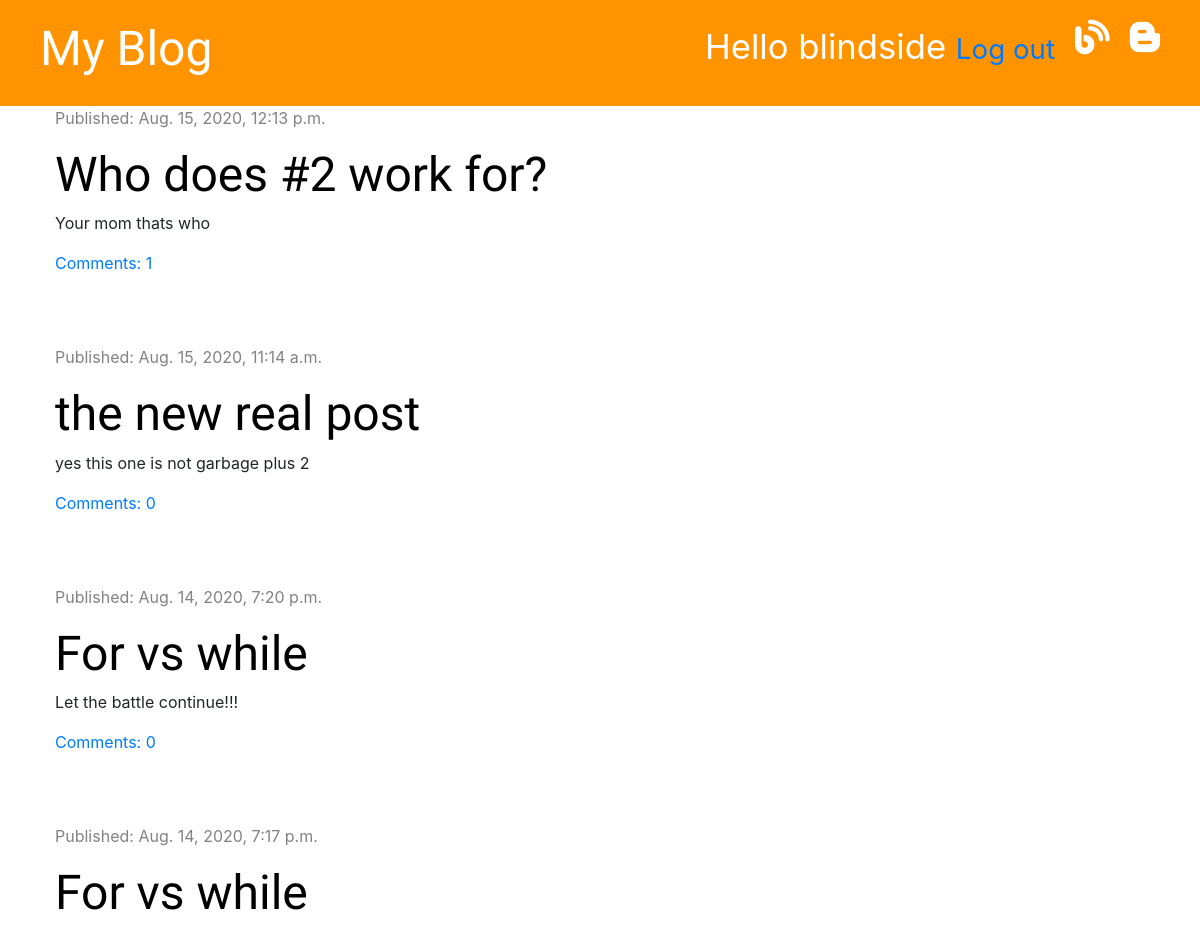
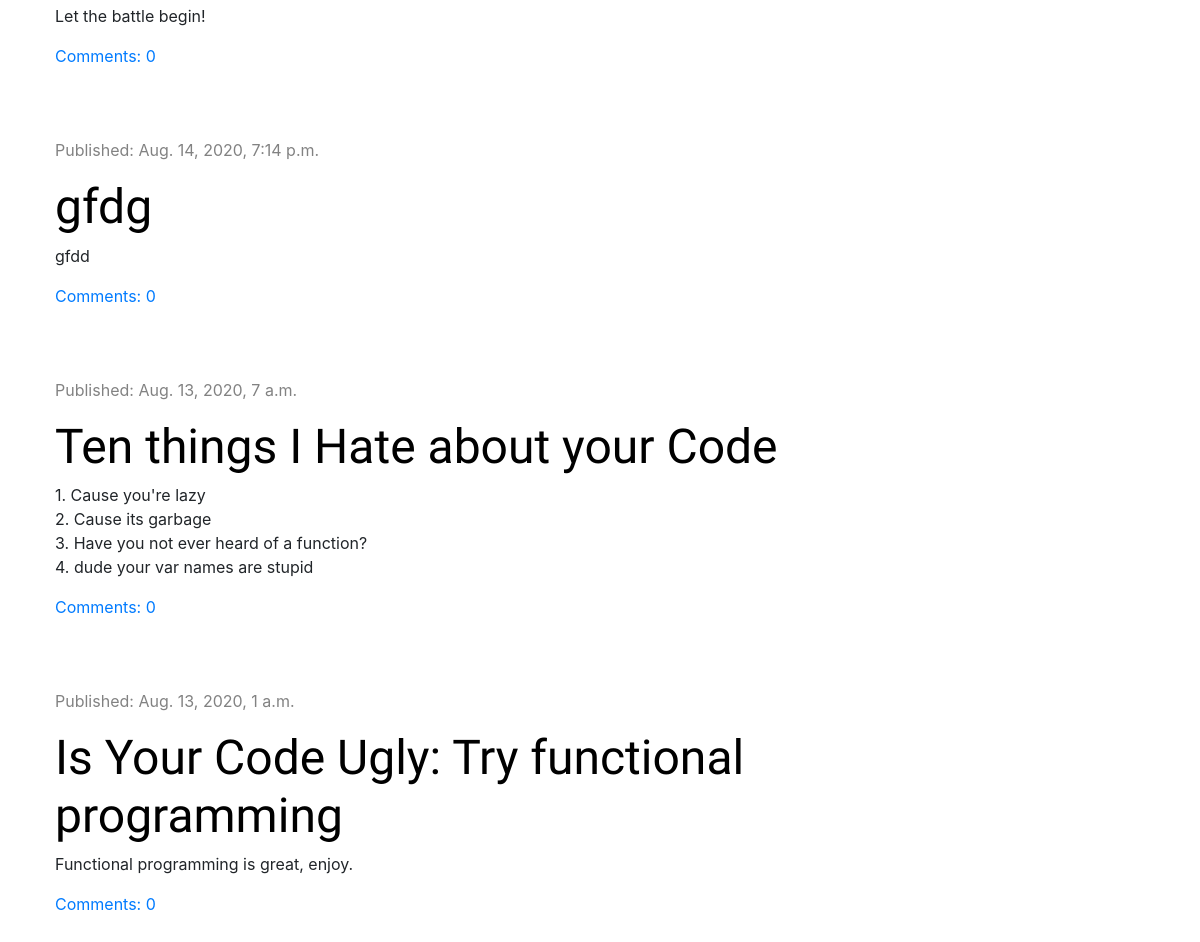
The app's page / (signed in) with its own data (2 pictures, top to bottom).
### blog/models.py (models this page shows, shortened)
class Post(models.Model):
    author = models.ForeignKey('auth.User', on_delete=models.CASCADE)
    title = models.CharField(max_length=200)
    text = models.TextField()
    created_date = models.DateTimeField(default= timezone.now)
    published_date = models.DateTimeField(blank=True, null=True)
    def approved_comments(self):
        return self.comments.filter(approved=True)

### blog/views.py (the view)
# urls.py: path('', views.post_list, name='post_list'),
def post_list(request):
    posts = Post.objects.filter(published_date__lte=timezone.now()).order_by('-published_date')
    stuff_for_frontend = {'posts': posts}
    return render(request, 'blog/post_list.html', stuff_for_frontend)

### blog/templates/blog/post_list.html (shortened to what this page needs)
{% extends 'blog/base.html' %}
{% block content %}
    {% for post in posts %}
    <div class="post">
        <div class="date">
            <p>Published: {{ post.published_date }}</p>
        </div>
            <h1><a href="{% url 'post_detail' pk=post.pk %}">{{ post.title }}</a></h1>
            <p>{{ post.text |linebreaksbr }}</p>
        <a href="{% url 'post_detail' pk=post.pk %}">Comments: {{ post.approved_comments.count }}</a>
    </div>
    {% endfor %}
{% endblock %}

### blog/templates/blog/base.html (shortened to what this page needs)
{% load static %}
<!DOCTYPE html>
<html lang="en">
<head>
    <link rel="stylesheet" href="https://stackpath.bootstrapcdn.com/bootstrap/4.5.2/css/bootstrap.min.css"
>
    <link rel="stylesheet" href="{% static 'css/blog.css' %}">
</head>
<body>
    <div class="page-header">
        {% if user.is_authenticated %}
            <a href="{% url "post_draft_list" %}"><i class="fab fa-blogger-b 3x top-menu"></i></a>
            <a href="{% url "post_new" %}"><i class="fas fa-blog top-menu"></i></a>
            <p class="top-menu">Hello {{ user.username }} <small><a href="{% url 'logout' %}">Log out</a></small></p>
        {% else %}
            <a href="{% url 'login' %}"  class="top-menu"><i class="fas fa-sign-in-alt"></i></a>
        {% endif %}
        <h1><a href="{% url 'post_list' %}">My Blog</a></h1>
    </div>
    <div class="content container">
        <div class="row">
            <div class="col-md-8">
                {% block content %}
                {% endblock %}
            </div>
        </div>
    </div>
</body>
</html>

### blog/static/css/blog.css (style rules this page uses)
.page-header { background-color: #ff9400; margin-top: 0; padding: 20px 20px 20px 40px; }
.page-header h1, .page-header h1 a { color: #ffffff; font-size: 36pt; text-decoration: none; }
.date { color: #828282; }
.post { margin-bottom: 70px; }
h1, h2, h3, h4 { font-family: 'Tangerine', 'Inconsolata', 'Droid Sans', serif; font-size: 48px; }
.post h1 a { color: #000000; }
.content { margin-left: 40px; }
.top-menu { color: #ffffff; float: right; font-size: 26pt; margin-right: 20px; }

### records on screen
Post: published_date "Aug. 15, 2020, 12:13 p.m.", title "Who does #2 work for?", text "Your mom thats who", approved_comments.count "1"
Post: published_date "Aug. 15, 2020, 11:14 a.m.", title "the new real post", text "yes this one is not garbage plus 2", approved_comments.count "0"
Post: published_date "Aug. 14, 2020, 7:20 p.m.", title "For vs while", text "Let the battle continue!!!", approved_comments.count "0"
Post: published_date "Aug. 14, 2020, 7:17 p.m.", title "For vs while", text "Let the battle begin!", approved_comments.count "0"
Post: published_date "Aug. 14, 2020, 7:14 p.m.", title "gfdg", text "gfdd", approved_comments.count "0"
Post: published_date "Aug. 13, 2020, 7 a.m.", title "Ten things I Hate about your Code", text "1. Cause you're lazy 2. Cause its garbage 3. Have you not ever heard of a function? 4. dude your var names are stupid", approved_comments.count "0"
Post: published_date "Aug. 13, 2020, 1 a.m.", title "Is Your Code Ugly: Try functional programming", text "Functional programming is great, enjoy.", approved_comments.count "0"

### other values on screen
{{ user.username }} "blindside"
